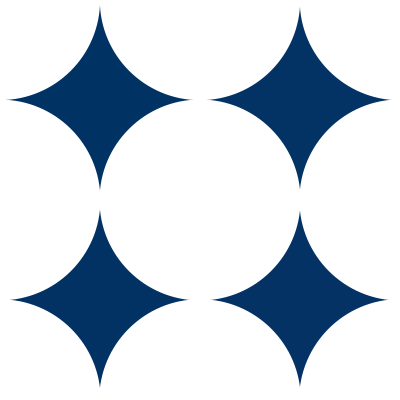
Frame 1 (no input)
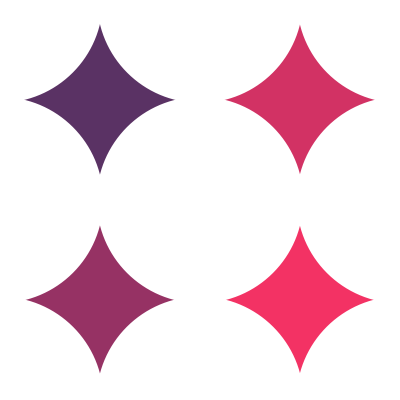
Frame 60 (the mouse pressed at the canvas centre just before this capture)
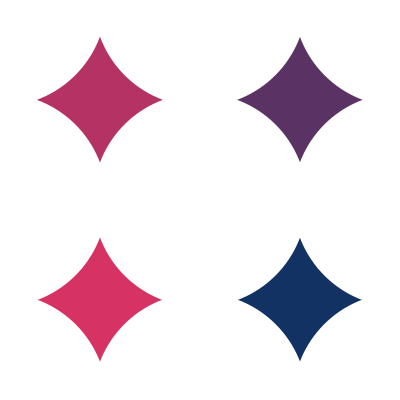
Frame 120 (the mouse held since frame 60 and released just before this capture)

The Processing sketch that drew these frames (run headless with seeded random() and noise(); from frame 60 on, the mouse is pressed at the canvas centre):

// Processing sketch: processing_166797
// ── processing_166797.pde

float[][] eColor = new float[2][2];

float eSpeed = 0.2;
float eSize = 200.0; 

float[][] speed = {{1.5, 3.5}, 
                   {2.5, 4.5}};

float minSize = 200.0;
float maxSize = 250.0;

void setup() {
  size(400, 400);
  background(255);
  smooth();
  noStroke();
  fill(0);
 
  for (int y = 0; y < 2; y ++) {
    for (int x = 0; x < 2; x ++) {
      eColor[y][x] = 0;
    }
  }
}

void draw() {
  background(255);

  for (int y = 0; y < 2; y ++) {
    for (int x = 0; x < 2; x ++) {
      eColor[y][x] += speed[y][x];

      if (eColor[y][x] > 255 || eColor[y][x] < 0) speed[y][x] = -speed[y][x];
        fill(eColor[y][x], 50, 100);
        rect(x*200, y*200, 200, 200);      
    }
  }
  
  for (int z = 0; z < 600; z += 200) {
    for (int w = 0; w < 600; w += 200) {
      fill(255, 255, 255);
      eSize += eSpeed;
      if(eSize > maxSize || eSize < minSize) eSpeed = - eSpeed;
      ellipse(w, z, eSize, eSize);
    }
  }
}
